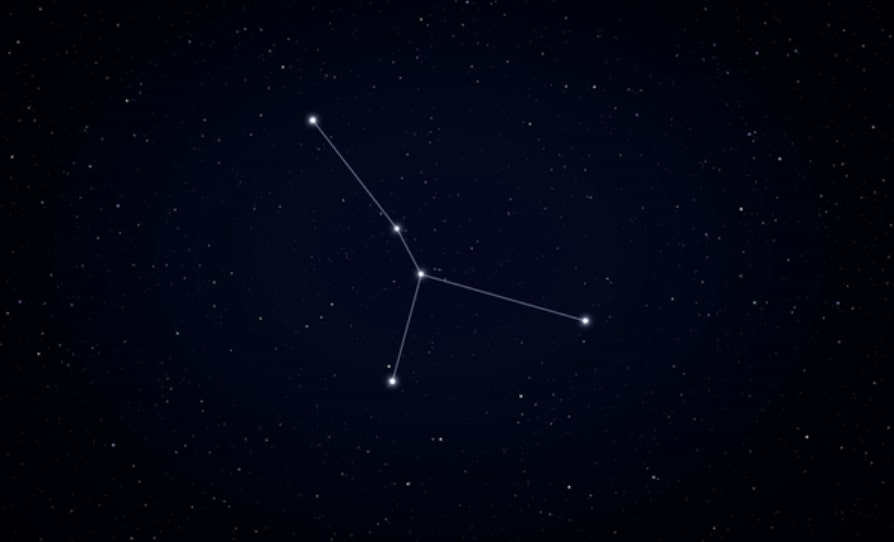
#> input picture raw_images/cancer.jpg, 894 x 542 px
$ jupyter execute --allow-errors constellation_processing.ipynb
#> lines starting #> are read from the running program, lines starting #| are printed output that depends on the picture
[cell 1]
import os
import yaml
import cv2
import numpy as np
import matplotlib.pyplot as plt

[cell 2]
DATASET_PATH = "constellation_dataset"

[cell 3]
def explore_dataset(dataset_path):
    """Function to explore the YOLOv8 format dataset structure"""
    print(f"Exploring dataset at: {dataset_path}")

    # Check if the path exists
    if not os.path.exists(dataset_path):
        print(f"Error: Path {dataset_path} does not exist")
        return

    # Check for data.yaml file
    yaml_path = os.path.join(dataset_path, "data.yaml")
    if os.path.exists(yaml_path):
        print(f"Found data.yaml at {yaml_path}")
        with open(yaml_path, 'r') as f:
            data_config = yaml.safe_load(f)
            print("\nData Config:")
            print(f"- Train path: {data_config.get('train')}")
            print(f"- Val path: {data_config.get('valid')}")
            print(f"- Test path: {data_config.get('test')}")
            print(f"- Number of classes: {data_config.get('nc')}")
            print(f"- Classes: {data_config.get('names')}")
    else:
        print(f"Warning: data.yaml not found at {yaml_path}")

    for split in ["train", "valid", "test"]:
        split_dir = os.path.join(dataset_path, split)
        if os.path.exists(split_dir):
            images_dir = os.path.join(split_dir, "images")
            labels_dir = os.path.join(split_dir, "labels")

            if os.path.exists(images_dir) and os.path.exists(labels_dir):
                image_count = len([f for f in os.listdir(images_dir) if f.endswith(('.jpg', '.jpeg', '.png'))])
                label_count = len([f for f in os.listdir(labels_dir) if f.endswith('.txt')])
                print(f"\n{split.capitalize()} set:")
                print(f"- Images: {image_count}")
                print(f"- Labels: {label_count}")

                if image_count > 0:
                    # Show example image
                    sample_image = os.path.join(images_dir, os.listdir(images_dir)[0])
                    print(f"- Sample image: {sample_image}")
            else:
                print(f"\n{split.capitalize()} set: Missing images or labels directory")
        else:
            print(f"\n{split.capitalize()} set: Directory not found")

[cell 4]
explore_dataset(DATASET_PATH)

[cell 5]
def visualize_samples(dataset_path, num_samples=3):
    """Visualize sample images with their annotations"""
    train_images_dir = os.path.join(dataset_path, "train", "images")
    train_labels_dir = os.path.join(dataset_path, "train", "labels")

    # Load class names from data.yaml
    yaml_path = os.path.join(dataset_path, "data.yaml")
    with open(yaml_path, 'r') as f:
        data_config = yaml.safe_load(f)
    class_names = data_config.get('names')

    # Get a list of image files
    image_files = [f for f in os.listdir(train_images_dir) if f.endswith(('.jpg'))]

    # Select sample images (either randomly or first few)
    samples = image_files[:num_samples]

    plt.figure(figsize=(15, 5 * num_samples))

    for i, sample in enumerate(samples):
        # Load image and get dimensions
        img_path = os.path.join(train_images_dir, sample)
        img = cv2.imread(img_path)
        img = cv2.cvtColor(img, cv2.COLOR_BGR2RGB)
        height, width, _ = img.shape

        # Load corresponding label file
        label_file = os.path.splitext(sample)[0] + '.txt'
        label_path = os.path.join(train_labels_dir, label_file)

        plt.subplot(num_samples, 1, i+1)
        plt.imshow(img)

        if os.path.exists(label_path):
            with open(label_path, 'r') as f:
                lines = f.readlines()

            for line in lines:
                parts = line.strip().split()
                class_id, x_center, y_center, w, h = map(float, parts)
                class_id = int(class_id)

                # Convert normalized coordinates to pixel values
                x_center, y_center = x_center * width, y_center * height
                w, h = w * width, h * height

                # Calculate bounding box coordinates
                x1 = int(x_center - w/2)
                y1 = int(y_center - h/2)
                x2 = int(x_center + w/2)
                y2 = int(y_center + h/2)

                # Draw bounding box
                rect = plt.Rectangle((x1, y1), x2-x1, y2-y1, fill=False, edgecolor='red', linewidth=2)
                plt.gca().add_patch(rect)

                # Add class label
                class_name = class_names[class_id] if class_id < len(class_names) else f"Class {class_id}"
                plt.text(x1, y1-5, class_name, color='white', fontsize=10,
                         bbox=dict(facecolor='red', alpha=0.5))

        plt.title(f"Sample {i+1}: {sample}")
        plt.axis('off')

    plt.tight_layout()
    plt.show()

    # Visualize sample training images with annotations
try:
    visualize_samples(DATASET_PATH)
except Exception as e:
    print(f"Error visualizing samples: {e}")

[cell 6]
# [37 lines left out: function enhance_star_visibility, not called in this run]

[cell 7]
def visualize_samples(dataset_path, num_samples=3, apply_enhancement=True):
    """Visualize sample images with their annotations and optional enhancement"""
    train_images_dir = os.path.join(dataset_path, "train", "images")
    train_labels_dir = os.path.join(dataset_path, "train", "labels")

    # Load class names from data.yaml
    yaml_path = os.path.join(dataset_path, "data.yaml")
    with open(yaml_path, 'r') as f:
        data_config = yaml.safe_load(f)
    class_names = data_config.get('names')

    # Get a list of image files
    image_files = [f for f in os.listdir(train_images_dir) if f.endswith(('.jpg', '.jpeg', '.png'))]

    # Select sample images (either randomly or first few)
    samples = image_files[:num_samples]

    plt.figure(figsize=(15, 8 * num_samples))

    for i, sample in enumerate(samples):
        # Load image and get dimensions
        img_path = os.path.join(train_images_dir, sample)
        img = cv2.imread(img_path)
        height, width, _ = img.shape

        # Create enhanced version if requested
        if apply_enhancement:
            enhanced_img = enhance_star_visibility(img)

            # Display original image
            plt.subplot(num_samples, 2, i*2+1)
            plt.imshow(cv2.cvtColor(img, cv2.COLOR_BGR2RGB))
            plt.title(f"Original: {sample}")
            plt.axis('off')

            # Display enhanced image
            plt.subplot(num_samples, 2, i*2+2)
            plt.imshow(cv2.cvtColor(enhanced_img, cv2.COLOR_BGR2RGB))
            plt.title(f"Enhanced: {sample}")
            plt.axis('off')

            # Use enhanced image for annotation
            img_display = enhanced_img.copy()
        else:
            plt.subplot(num_samples, 1, i+1)
            img_display = img.copy()
            plt.imshow(cv2.cvtColor(img_display, cv2.COLOR_BGR2RGB))
            plt.title(f"Sample {i+1}: {sample}")
            plt.axis('off')

        # Load corresponding label file
        label_file = os.path.splitext(sample)[0] + '.txt'
        label_path = os.path.join(train_labels_dir, label_file)

        if os.path.exists(label_path):
            with open(label_path, 'r') as f:
                lines = f.readlines()

            for line in lines:
                parts = line.strip().split()
                class_id, x_center, y_center, w, h = map(float, parts)
                class_id = int(class_id)

                # Convert normalized coordinates to pixel values
                x_center, y_center = x_center * width, y_center * height
                w, h = w * width, h * height

                # Calculate bounding box coordinates
                x1 = int(x_center - w/2)
                y1 = int(y_center - h/2)
                x2 = int(x_center + w/2)
                y2 = int(y_center + h/2)

                # Draw bounding box on appropriate subplot
                if apply_enhancement:
                    rect = plt.Rectangle((x1, y1), x2-x1, y2-y1, fill=False, edgecolor='red', linewidth=2)
                    plt.subplot(num_samples, 2, i*2+2).add_patch(rect)

                    # Add class label
                    class_name = class_names[class_id] if class_id < len(class_names) else f"Class {class_id}"
                    plt.subplot(num_samples, 2, i*2+2).text(x1, y1-5, class_name, color='white', fontsize=10,
                                bbox=dict(facecolor='red', alpha=0.5))
                else:
                    rect = plt.Rectangle((x1, y1), x2-x1, y2-y1, fill=False, edgecolor='red', linewidth=2)
                    plt.gca().add_patch(rect)

                    # Add class label
                    class_name = class_names[class_id] if class_id < len(class_names) else f"Class {class_id}"
                    plt.text(x1, y1-5, class_name, color='white', fontsize=10,
                             bbox=dict(facecolor='red', alpha=0.5))

    plt.tight_layout()
    plt.show()

# Visualize sample training images with annotations and enhancements
try:
    print("Visualizing sample images with star visibility enhancement:")
    visualize_samples(DATASET_PATH, num_samples=2, apply_enhancement=True)
except Exception as e:
    print(f"Error visualizing samples: {e}")

[cell 8]
# [74 lines left out: function advanced_star_enhancement, not called in this run]

[cell 9]
def visualize_enhanced_samples(dataset_path, num_samples=3, enhancement_methods=['original', 'basic', 'advanced']):
    """Visualize sample images with different enhancement techniques"""
    train_images_dir = os.path.join(dataset_path, "train", "images")
    train_labels_dir = os.path.join(dataset_path, "train", "labels")

    # Load class names from data.yaml
    yaml_path = os.path.join(dataset_path, "data.yaml")
    with open(yaml_path, 'r') as f:
        data_config = yaml.safe_load(f)
    class_names = data_config.get('names')

    # Get a list of image files
    image_files = [f for f in os.listdir(train_images_dir) if f.endswith(('.jpg', '.jpeg', '.png'))]

    # Select sample images
    samples = image_files[:num_samples]

    # Calculate number of columns based on enhancement methods
    num_methods = len(enhancement_methods)

    plt.figure(figsize=(5*num_methods, 5*num_samples))

    for i, sample in enumerate(samples):
        # Load image and get dimensions
        img_path = os.path.join(train_images_dir, sample)
        img = cv2.imread(img_path)
        height, width, _ = img.shape

        # Apply different enhancement methods
        images = []
        for method in enhancement_methods:
            if method == 'original':
                images.append(("Original", cv2.cvtColor(img, cv2.COLOR_BGR2RGB)))
            elif method == 'basic':
                enhanced = enhance_star_visibility(img)
                images.append(("Basic Enhancement", cv2.cvtColor(enhanced, cv2.COLOR_BGR2RGB)))
            elif method == 'advanced':
                advanced = advanced_star_enhancement(img, star_threshold=130)
                images.append(("Advanced Enhancement", cv2.cvtColor(advanced, cv2.COLOR_BGR2RGB)))

        # Display images with different enhancements
        for j, (title, processed_img) in enumerate(images):
            ax = plt.subplot(num_samples, num_methods, i*num_methods+j+1)
            plt.imshow(processed_img)
            plt.title(f"{title}: {sample}")
            plt.axis('off')

            # Display bounding boxes on all versions
            label_file = os.path.splitext(sample)[0] + '.txt'
            label_path = os.path.join(train_labels_dir, label_file)

            if os.path.exists(label_path):
                with open(label_path, 'r') as f:
                    lines = f.readlines()

                for line in lines:
                    parts = line.strip().split()
                    class_id, x_center, y_center, w, h = map(float, parts)
                    class_id = int(class_id)

                    # Convert normalized coordinates to pixel values
                    x_center, y_center = x_center * width, y_center * height
                    w, h = w * width, h * height

                    # Calculate bounding box coordinates
                    x1 = int(x_center - w/2)
                    y1 = int(y_center - h/2)
                    x2 = int(x_center + w/2)
                    y2 = int(y_center + h/2)

                    # Draw bounding box
                    rect = plt.Rectangle((x1, y1), x2-x1, y2-y1, fill=False, edgecolor='red', linewidth=2)
                    ax.add_patch(rect)

                    # Add class label
                    class_name = class_names[class_id] if class_id < len(class_names) else f"Class {class_id}"
                    plt.text(x1, y1-5, class_name, color='white', fontsize=10,
                             bbox=dict(facecolor='red', alpha=0.5))

    plt.tight_layout()
    plt.show()

[cell 10]
# Compare different enhancement techniques
try:
    print("Comparing different image enhancement techniques:")
    visualize_enhanced_samples(DATASET_PATH)
except Exception as e:
    print(f"Error visualizing enhanced samples: {e}")

[cell 11]
# [75 lines left out: function create_parameter_tuning_ui, not called in this run]

#> (a cell that did not finish here is left out)

[cell 13]
from PIL import Image, ExifTags
import cv2
import numpy as np

def preprocess_image(image_path, output_size=(640, 640)):
    """
    Preprocess an image by auto-orienting, resizing it to 640x640 (stretch), and converting it to grayscale.

    Args:
        image_path (str): Path to the input image.
        output_size (tuple): Desired output size (width, height).

    Returns:
        processed_image: The preprocessed grayscale image.
    """
#> called with image_path = 'raw_images/cancer.jpg', output_size = (640, 640)
    # Load the image using PIL to handle EXIF orientation
    pil_image = Image.open(image_path)
#> pil_image is the input picture: PIL image 894x542 RGB; mean R, G, B 2.1, 4.7, 17.4

    # Auto-orient the image based on EXIF metadata
    try:
        for orientation in ExifTags.TAGS.keys():
            if ExifTags.TAGS[orientation] == 'Orientation':
                break
        exif = pil_image._getexif()
        if exif is not None:
            orientation_value = exif.get(orientation, None)
            if orientation_value == 3:
                pil_image = pil_image.rotate(180, expand=True)
            elif orientation_value == 6:
                pil_image = pil_image.rotate(270, expand=True)
            elif orientation_value == 8:
                pil_image = pil_image.rotate(90, expand=True)
    except Exception as e:
        print(f"Warning: Could not auto-orient image due to: {e}")

    # Convert PIL image to OpenCV format (numpy array)
    image = np.array(pil_image)

    # If the image has an alpha channel, remove it
    if image.shape[-1] == 4:
        image = cv2.cvtColor(image, cv2.COLOR_RGBA2RGB)

    # Resize the image to 640x640 (stretch)
    resized_image = cv2.resize(image, output_size, interpolation=cv2.INTER_LINEAR)
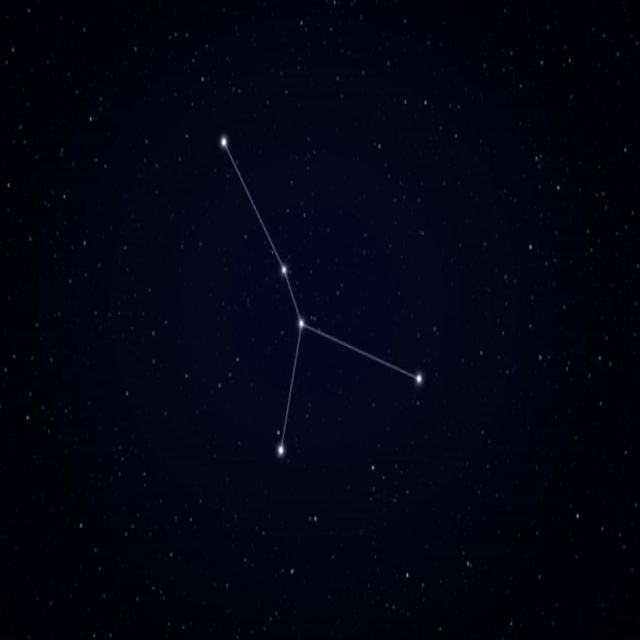
#> resized_image: shape (640, 640, 3); mean R, G, B 2.1, 4.7, 17.4

    # Convert the resized image to grayscale
    grayscale_image = cv2.cvtColor(resized_image, cv2.COLOR_BGR2GRAY)

    return grayscale_image

[cell 14]
# Example usage
image_path = "raw_images/cancer.jpg"  # Replace with your image path
processed_image = preprocess_image(image_path)

# Save or display the processed image
cv2.imwrite("processed_images/processed_image_grayscale.jpg", processed_image)
#> Out = True
